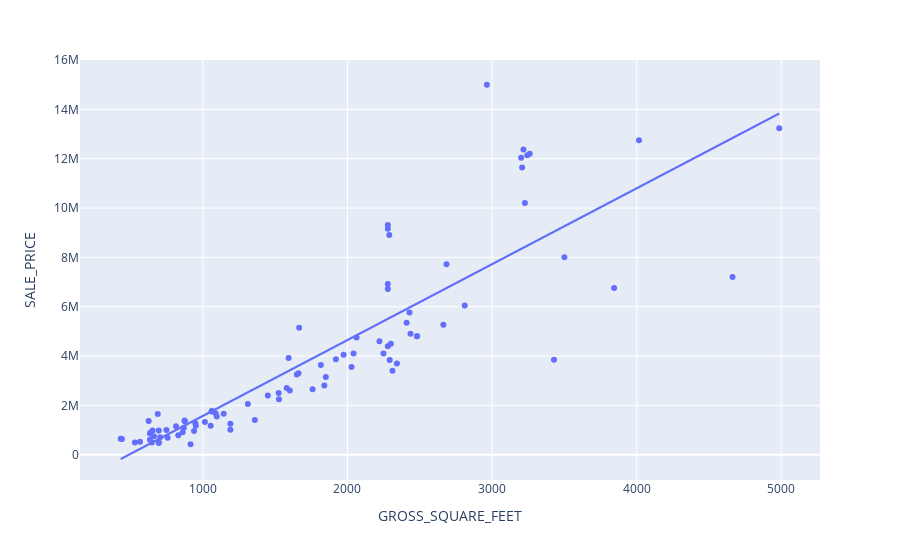

Notebook code cell kept with this figure:
### Code cell
# Now that you've removed outliers,
# Look again at a scatter plot with OLS (Ordinary Least Squares) trendline
px.scatter(less_than_35mill, x='GROSS_SQUARE_FEET', y='SALE_PRICE', trendline='ols')
